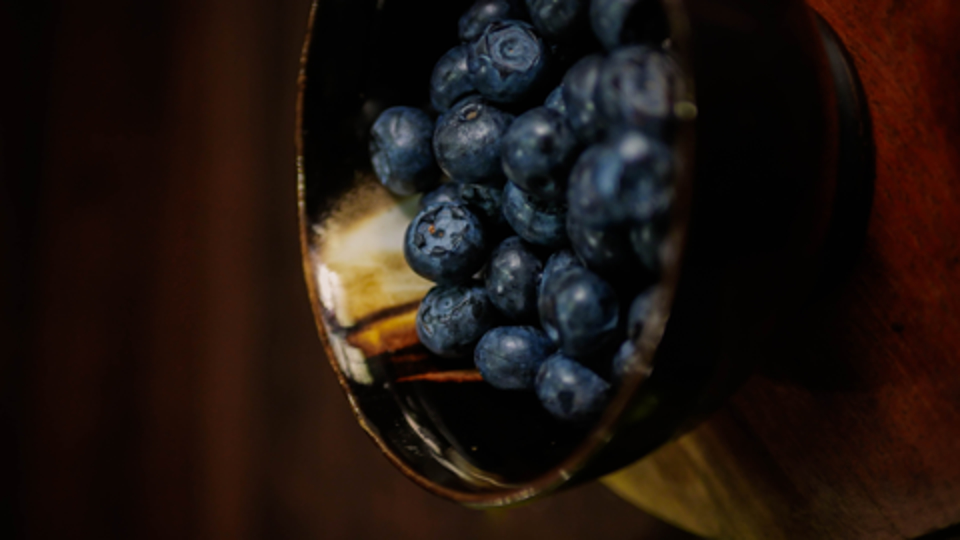
#> input picture upscaling/example_images/skip_con_test_lowres.jpg, 1920 x 1080 px (shown at 1/2 size); its folder holds only this picture in this run
$ python -i data.py   (imports and definitions only)
#> lines starting #> are read from the running program, lines starting #| are printed output that depends on the picture
from skimage import data, io, filters
import numpy as np
from numpy import array
from numpy.random import randint
import pandas as pd
from PIL import Image
import os
import sys


def indentity_func(x, **kwargs):
    return x


# [126 lines left out: functions load_images_from_dir_and_downscale, load_images_from_dir, downscale_images, crop_images, not called in this run]


def crop_images_cgc(images, prog_func = indentity_func, target_shape = (256, 256), downscale_ratio = 4, seed = np.nan, method = Image.BICUBIC, desc = "Cropping images"):

    if not np.isnan(seed):
        rand_state = np.random.get_state()
        np.random.seed(seed)

    target_shape_lq = (target_shape[0] // downscale_ratio, target_shape[1] // downscale_ratio)

    crop_shapes_lq = []
    crop_shapes_hq = []
    cropped_hd = []
    cropped_scaled = []
    cropped_gen1 = []
    cropped_gen2 = []

    for id, img in prog_func(images.iterrows(), desc = desc):

        img_scaled = img['scaled']
        img_lq_shape = img_scaled.size

        width_range  = img_scaled.size[0] - target_shape_lq[0]
        height_range = img_scaled.size[1] - target_shape_lq[1]

        left_lq = np.random.randint(0, width_range + 1, 1)[0]
        top_lq  = np.random.randint(0, height_range + 1, 1)[0]

        crop_shape_lq = (
            int(left_lq),
            int(top_lq),
            int(left_lq + target_shape_lq[0]),
            int(top_lq + target_shape_lq[1])
        )
        crop_shape_hq = (
            downscale_ratio * crop_shape_lq[0],
            downscale_ratio * crop_shape_lq[1],
            downscale_ratio * crop_shape_lq[2],
            downscale_ratio * crop_shape_lq[3]
        )

        crop_shapes_lq.append(crop_shape_lq)
        crop_shapes_hq.append(crop_shape_hq)

        cropped_scaled.append(img.scaled.crop(crop_shape_lq))
        cropped_gen1.append(img.gen1.crop(crop_shape_lq))
        cropped_gen2.append(img.gen2.crop(crop_shape_lq))
        cropped_hd.append(img.fullhd.crop(crop_shape_hq))

    res = images.assign(
        crop_shapes_lq = crop_shapes_lq,
        crop_shapes_hq = crop_shapes_hq,
        cropped_hd = cropped_hd,
        cropped_scaled = cropped_scaled,
        cropped_gen1 = cropped_gen1,
        cropped_gen2 = cropped_gen2
    )

    if not np.isnan(seed):
        np.random.set_state(rand_state)

    return res


# [63 lines left out: functions split_images_train_test, select_random_rows, convert_array_to_image, convert_image_to_array, convert_image_series_to_array, convert_imagesdf_to_arrays, not called in this run]


def save_array_as_image(a, filename, **kwargs):
    a_img = convert_array_to_image(a)
    a_img.save(filename, **kwargs)


# [75 lines left out: functions rescale_save_array_as_image, save_images_orig, save_images_predicted, save_images_orig_png, save_images_predicted_png, save_img_orig and 2 more, not called in this run]

>>> import cv2
>>> picture = cv2.imread('../example_images/skip_con_test_lowres.jpg', cv2.IMREAD_GRAYSCALE)
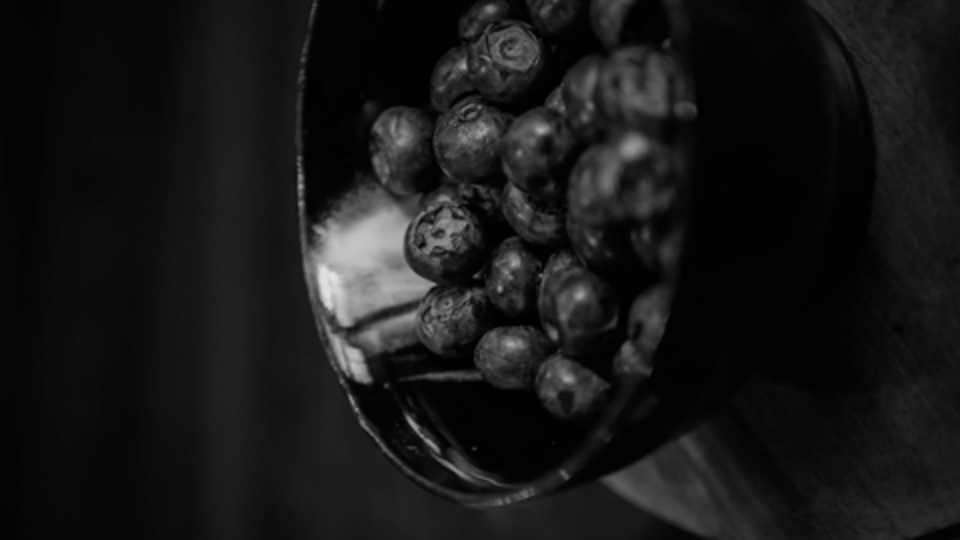
#> picture: shape (1080, 1920) (shown at 1/2 size); min 0, max 226, mean 23.2
>>> result = crop_images_cgc(picture)
#> after the loop in crop_images_cgc, `for id, img in prog_func(images.iterrows(), desc = desc):`: crop_shapes_hq = []
#> (the run stopped early here; a loop or call above may not have finished)
